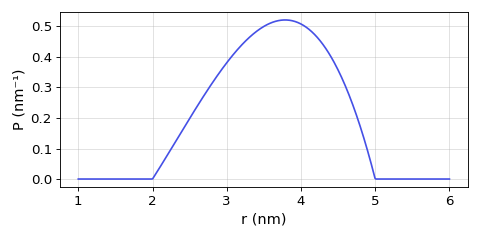

The script that drew this image:
import deerlab as dl
import matplotlib.pyplot as plt 
import numpy as np 

model = dl.dd_spherepoint
r = np.linspace(1,6,400)
par0 = model.getmetadata()['par0']
P = model(r,*par0)
plt.figure(figsize=[6,3])
plt.plot(r,P,color='#4550e6')
plt.xlabel('r (nm)',fontsize=13)
plt.ylabel('P (nm⁻¹)',fontsize=13)
plt.grid(alpha=0.4)
plt.tick_params(labelsize=12)
plt.tick_params(labelsize=12)
plt.tight_layout()
plt.show()
